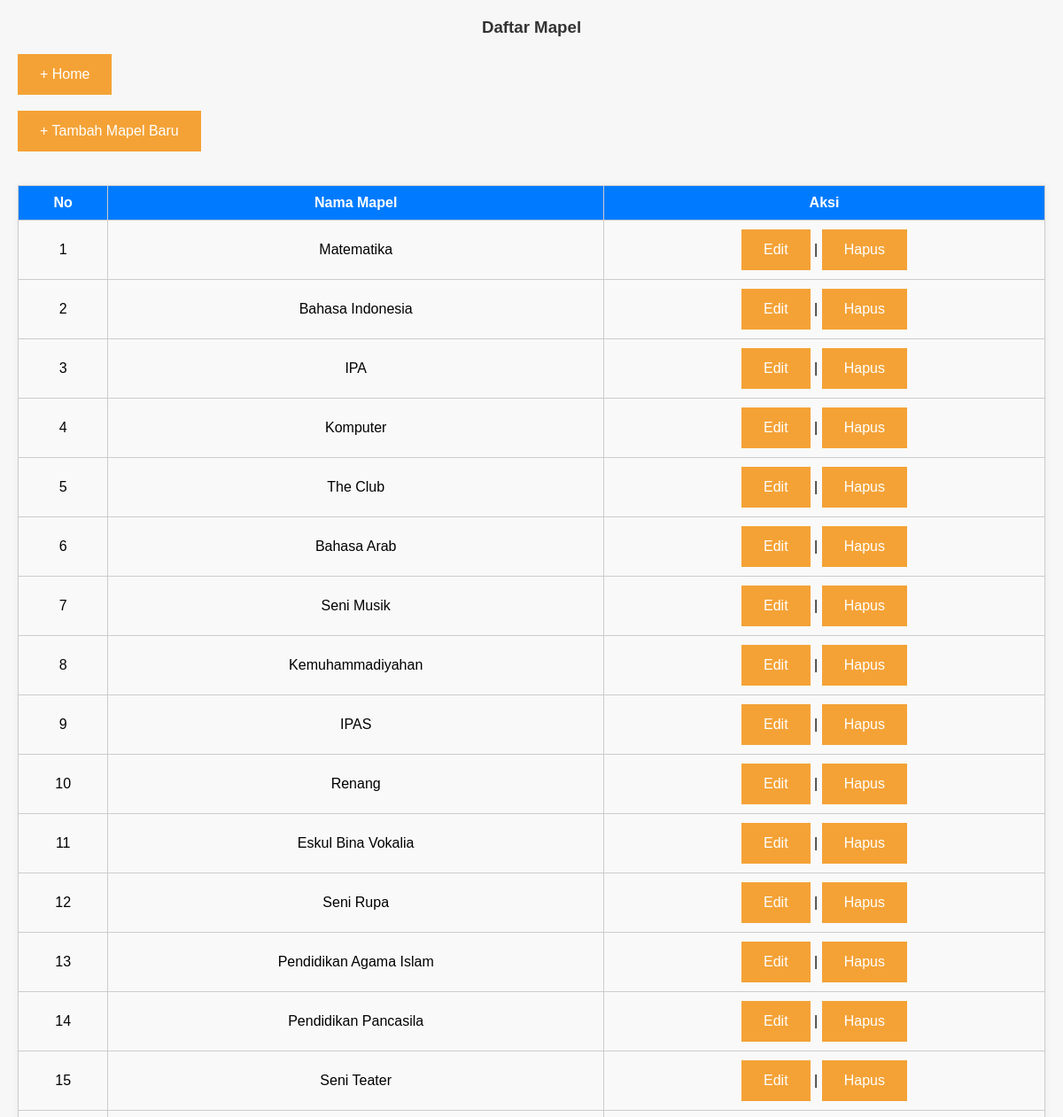
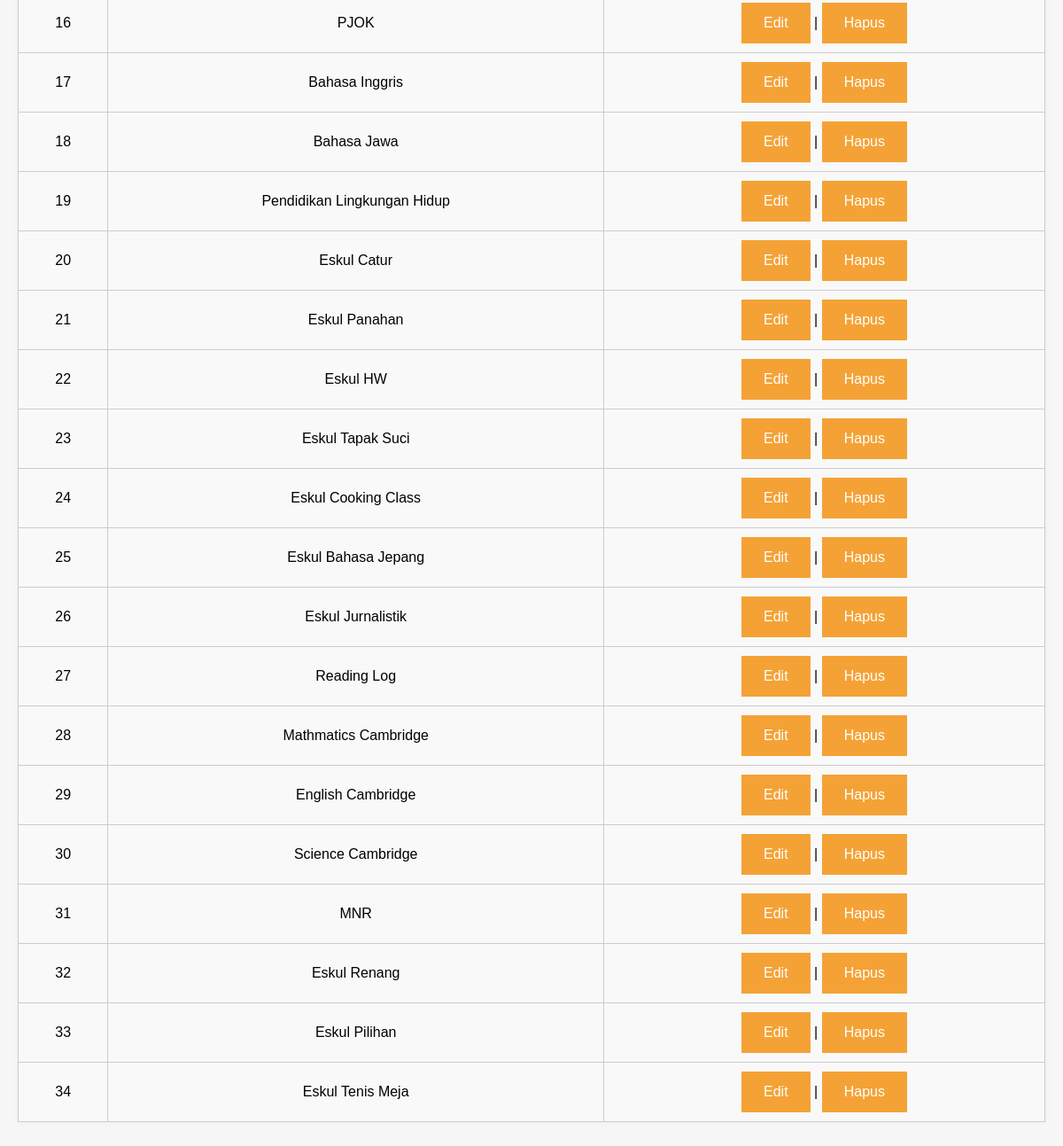
/list_mapel.php, run on the app's committed database (2 pictures, top to bottom).
### tables this page shows
CREATE TABLE `mapel` (
  `id` int(11) NOT NULL,
  `nama_mapel` varchar(100) NOT NULL
);

### list_mapel.php (the view, shortened to what this page needs)
<?php
include 'config.php';
$data_mapel = mysqli_query($koneksi, "SELECT * FROM mapel");
?>
<head>
    <link rel="stylesheet" href="style.css">
</head>
<h3>Daftar Mapel</h3>
<a href="index.php">+ Home</a>
<a href="input_mapel.php">+ Tambah Mapel Baru</a>
<table border="1" cellpadding="5" cellspacing="0">
    <tr>
        <th>No</th>
        <th>Nama Mapel</th>
        <th>Aksi</th>
    </tr>
    <?php $no = 1; ?>
    <?php while ($mapel = mysqli_fetch_assoc($data_mapel)) : ?>
    <tr>
        <td><?= $no++ ?></td>
        <td><?= htmlspecialchars($mapel['nama_mapel']) ?></td>
        <td>
            <a href="edit_mapel.php?id=<?= $mapel['id'] ?>">Edit</a> |
            <a href="hapus_mapel.php?id=<?= $mapel['id'] ?>" onclick="return confirm('Yakin ingin menghapus mapel?')">Hapus</a>
        </td>
    </tr>
    <?php endwhile; ?>
</table>

### style.css (style rules this page uses)
h2, h3 { text-align: center; color: #333; }
table { width: 100%; margin: 20px auto; border-collapse: collapse; background: white; box-shadow: 0 0 8px rgba(0,0,0,0.05); }
table, th, td { border: 1px solid #ccc; }
th, td { text-align: center; padding: 10px; }
th { background-color: #007bff; color: white; }
td { background-color: #f9f9f9; }
a { color: #007bff; text-decoration: none; }
a:link, a:visited { background-color: #f4a236; color: white; padding: 14px 25px; text-align: center; text-decoration: none; display: inline-block; }

### data on the page
mapel: nama_mapel "Matematika"
mapel: nama_mapel "Bahasa Indonesia"
mapel: nama_mapel "IPA"
mapel: nama_mapel "Komputer"
mapel: nama_mapel "The Club"
mapel: nama_mapel "Bahasa Arab"
mapel: nama_mapel "Seni Musik"
mapel: nama_mapel "Kemuhammadiyahan"
mapel: nama_mapel "IPAS"
mapel: nama_mapel "Renang"
mapel: nama_mapel "Eskul Bina Vokalia"
mapel: nama_mapel "Seni Rupa"
mapel: nama_mapel "Pendidikan Agama Islam"
mapel: nama_mapel "Pendidikan Pancasila"
mapel: nama_mapel "Seni Teater"
mapel: nama_mapel "PJOK"
mapel: nama_mapel "Bahasa Inggris"
mapel: nama_mapel "Bahasa Jawa"
mapel: nama_mapel "Pendidikan Lingkungan Hidup"
mapel: nama_mapel "Eskul Catur"
mapel: nama_mapel "Eskul Panahan"
mapel: nama_mapel "Eskul HW"
mapel: nama_mapel "Eskul Tapak Suci"
mapel: nama_mapel "Eskul Cooking Class"
mapel: nama_mapel "Eskul Bahasa Jepang"
mapel: nama_mapel "Eskul Jurnalistik"
mapel: nama_mapel "Reading Log"
mapel: nama_mapel "Mathmatics Cambridge"
mapel: nama_mapel "English Cambridge"
mapel: nama_mapel "Science Cambridge"
mapel: nama_mapel "MNR"
mapel: nama_mapel "Eskul Renang"
mapel: nama_mapel "Eskul Pilihan"
mapel: nama_mapel "Eskul Tenis Meja"
